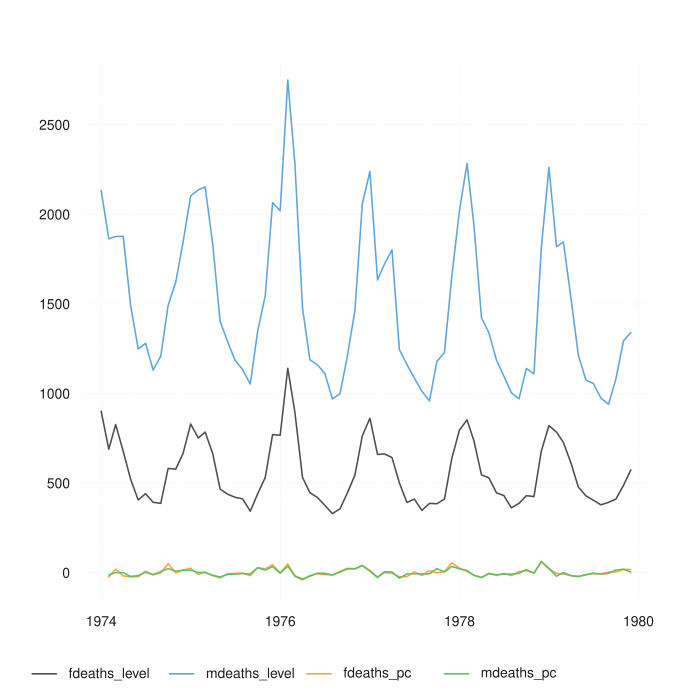

Write the R code that produced this figure.
pkgname <- "tsbox"
source(file.path(R.home("share"), "R", "examples-header.R"))
options(warn = 1)
library('tsbox')

base::assign(".oldSearch", base::search(), pos = 'CheckExEnv')
base::assign(".old_wd", base::getwd(), pos = 'CheckExEnv')
cleanEx()
nameEx("relevant_class")
### * relevant_class

flush(stderr()); flush(stdout())

### Name: relevant_class
### Title: Extract Relevant Class
### Aliases: relevant_class

### ** Examples

relevant_class(AirPassengers)
relevant_class(ts_df(AirPassengers))



cleanEx()
nameEx("ts_")
### * ts_

flush(stderr()); flush(stdout())

### Name: ts_
### Title: Constructing ts-Functions
### Aliases: ts_ load_suggested ts_ ts_ ts_apply

### ** Examples




cleanEx()
nameEx("ts_arithmetic")
### * ts_arithmetic

flush(stderr()); flush(stdout())

### Name: ts_arithmetic
### Title: Arithmetic Operators for ts-boxable objects
### Aliases: ts_arithmetic %ts+% ts_arithmetic %ts-% ts_arithmetic %ts*%
###   ts_arithmetic %ts/%

### ** Examples

head(fdeaths - mdeaths)
head(fdeaths %ts-% mdeaths)
head(ts_df(fdeaths) %ts-% mdeaths)



cleanEx()
nameEx("ts_bind")
### * ts_bind

flush(stderr()); flush(stdout())

### Name: ts_bind
### Title: Bind Time Series
### Aliases: ts_bind ts_bind ts_chain

### ** Examples

ts_bind(ts_span(mdeaths, end = "1975-12-01"), fdeaths)
ts_bind(mdeaths, c(2, 2))
ts_bind(mdeaths, 3, ts_bind(fdeaths, c(99, 2)))
ts_bind(ts_dt(mdeaths), AirPassengers)

# numeric vectors
ts_bind(12, AirPassengers, c(2, 3))

ts_chain(ts_span(mdeaths, end = "1975-12-01"), fdeaths)



cleanEx()
nameEx("ts_boxable")
### * ts_boxable

flush(stderr()); flush(stdout())

### Name: ts_boxable
### Title: Test if an Object is ts-Boxable
### Aliases: ts_boxable

### ** Examples

ts_boxable(AirPassengers)
ts_boxable(lm)



cleanEx()
nameEx("ts_c")
### * ts_c

flush(stderr()); flush(stdout())

### Name: ts_c
### Title: Collect Time Series
### Aliases: ts_c

### ** Examples

head(ts_c(ts_df(EuStockMarkets), AirPassengers))

# labeling
x <- ts_c(
  `International Airline Passengers` = ts_xts(AirPassengers),
  `Deaths from Lung Diseases` = ldeaths
)
head(x)




cleanEx()
nameEx("ts_examples")
### * ts_examples

flush(stderr()); flush(stdout())

### Name: ts_examples
### Title: Principal Components, Dygraphs, Forecasts, Seasonal Adjustment
### Aliases: ts_examples ts_prcomp ts_examples ts_dygraphs ts_examples
###   ts_forecast ts_examples ts_seas

### ** Examples




cleanEx()
nameEx("ts_frequency")
### * ts_frequency

flush(stderr()); flush(stdout())

### Name: ts_frequency
### Title: Change Frequency
### Aliases: ts_frequency

### ** Examples

ts_frequency(cbind(mdeaths, fdeaths), "year", "sum")
ts_frequency(cbind(mdeaths, fdeaths), "year", "sum")
ts_frequency(cbind(mdeaths, fdeaths), "quarter", "last")

ts_frequency(AirPassengers, 4, "sum")
ts_frequency(AirPassengers, 1, "sum")

# Note that incomplete years are omited by default
ts_frequency(EuStockMarkets, "year")
ts_frequency(EuStockMarkets, "year", na.rm = TRUE)




cleanEx()
nameEx("ts_ggplot")
### * ts_ggplot

flush(stderr()); flush(stdout())

### Name: ts_ggplot
### Title: Plot Time Series, Using ggplot2
### Aliases: ts_ggplot ts_ggplot theme_tsbox ts_ggplot colors_tsbox
###   ts_ggplot scale_color_tsbox ts_ggplot scale_fill_tsbox

### ** Examples


## Not run: 
##D library(dataseries)
##D dta <- ds(c("GDP.PBRTT.A.R", "CCI.CCIIR"), "xts")
##D ts_ggplot(ts_scale(ts_span(
##D     ts_c(
##D       `GDP Growth` = ts_pc(dta[, 'GDP.PBRTT.A.R']),
##D       `Consumer Sentiment Index` = dta[, 'CCI.CCIIR']
##D     ),
##D     start = "1995-01-01"
##D   ))) +
##D   ggplot2::ggtitle("GDP and Consumer Sentiment", subtitle = "normalized values") +
##D   theme_tsbox() +
##D   scale_color_tsbox()
## End(Not run)



cleanEx()
nameEx("ts_index")
### * ts_index

flush(stderr()); flush(stdout())

### Name: ts_index
### Title: Indices from Levels or Percentage Rates
### Aliases: ts_index ts_compound ts_index

### ** Examples

head(ts_compound(ts_pc(ts_c(fdeaths, mdeaths))))
head(ts_index(ts_df(ts_c(fdeaths, mdeaths)), "1974-02-01"))



cleanEx()
nameEx("ts_lag")
### * ts_lag

flush(stderr()); flush(stdout())

### Name: ts_lag
### Title: Lag or Lead of Time Series
### Aliases: ts_lag

### ** Examples

head(ts_lag(AirPassengers, "1 month"))
head(ts_lag(AirPassengers, "1 year"))
head(ts_lag(ts_df(AirPassengers), "2 day"))
# head(ts_lag(ts_df(AirPassengers), "2 min")) not yet working



cleanEx()
nameEx("ts_long")
### * ts_long

flush(stderr()); flush(stdout())

### Name: ts_long
### Title: Reshaping Multiple Time Series
### Aliases: ts_long ts_long ts_wide

### ** Examples

df.wide <- ts_wide(ts_df(ts_c(mdeaths, fdeaths)))
head(df.wide)
head(ts_long(df.wide))



cleanEx()
nameEx("ts_na_omit")
### * ts_na_omit

flush(stderr()); flush(stdout())

### Name: ts_na_omit
### Title: Omit NA values
### Aliases: ts_na_omit

### ** Examples

x <- AirPassengers
x[c(2, 4)] <- NA

# A ts object does only know explicit NAs
head(ts_na_omit(x))

# by default, NAs are implicit in data frames
head(ts_df(x))

# make NAs explicit
head(ts_regular(ts_df(x)))

# and implicit again
head(ts_na_omit(ts_regular(ts_df(x))))



cleanEx()
nameEx("ts_pc")
### * ts_pc

flush(stderr()); flush(stdout())

### Name: ts_pc
### Title: First Differences and Percentage Change Rates
### Aliases: ts_pc ts_pc ts_diff ts_pc ts_pcy ts_pc ts_diffy

### ** Examples

head(ts_diff(ts_c(fdeaths, mdeaths)))
head(ts_pc(ts_c(fdeaths, mdeaths)))
head(ts_pcy(ts_c(fdeaths, mdeaths)))
head(ts_diffy(ts_c(fdeaths, mdeaths)))



cleanEx()
nameEx("ts_pick")
### * ts_pick

flush(stderr()); flush(stdout())

### Name: ts_pick
### Title: Pick Series (Experimental)
### Aliases: ts_pick

### ** Examples

# Interactive use

# Programming use
to.be.picked.and.renamed <- c(`My Dax` = "DAX", `My Smi` = "SMI")
head(ts_pick(EuStockMarkets, to.be.picked.and.renamed))



cleanEx()
nameEx("ts_plot")
### * ts_plot

flush(stderr()); flush(stdout())

### Name: ts_plot
### Title: Plot Time Series
### Aliases: ts_plot

### ** Examples




cleanEx()
nameEx("ts_regular")
### * ts_regular

flush(stderr()); flush(stdout())

### Name: ts_regular
### Title: Enforce Regularity
### Aliases: ts_regular

### ** Examples

x0 <- AirPassengers
x0[c(10, 15)] <- NA
x <- ts_na_omit(ts_dts(x0))
ts_regular(x)

m <- mdeaths
m[c(10, 69)] <- NA
f <- fdeaths
f[c(1, 3, 15)] <- NA

ts_regular(ts_na_omit(ts_dts(ts_c(f, m))))



cleanEx()
nameEx("ts_scale")
### * ts_scale

flush(stderr()); flush(stdout())

### Name: ts_scale
### Title: Normalized Time Series
### Aliases: ts_scale

### ** Examples




cleanEx()
nameEx("ts_span")
### * ts_span

flush(stderr()); flush(stdout())

### Name: ts_span
### Title: Limit Time Span
### Aliases: ts_span ts_span ts_start ts_span ts_end

### ** Examples


# use 'anytime' shortcuts
ts_span(mdeaths, start = "1979")       # shortcut for 1979-01-01
ts_span(mdeaths, start = "1979-4")     # shortcut for 1979-04-01
ts_span(mdeaths, start = "197904")     # shortcut for 1979-04-01

# it's fine to use an to date outside of series span
ts_span(mdeaths, end = "2001-01-01")

# use strings to set start or end relative to each other

ts_span(mdeaths, start = "-7 month")   # last 7 months
ts_span(mdeaths, start = -7)           # last 7 periods
ts_span(mdeaths, start = -1)           # last single value
ts_span(mdeaths, end = "1e4 hours")    # first 10000 hours


# Limit span of 'discoveries' to the same span as 'AirPassengers'
ts_span(discoveries, template = AirPassengers)



cleanEx()
nameEx("ts_trend")
### * ts_trend

flush(stderr()); flush(stdout())

### Name: ts_trend
### Title: Loess Trend Estimation
### Aliases: ts_trend

### ** Examples




cleanEx()
nameEx("ts_ts")
### * ts_ts

flush(stderr()); flush(stdout())

### Name: ts_ts
### Title: Convert Everything to Everything
### Aliases: ts_ts ts_data.frame ts_ts ts_df ts_ts ts_data.table ts_ts
###   ts_dt ts_ts ts_tbl ts_ts ts_tibbletime ts_ts ts_timeSeries ts_ts
###   ts_ts ts_tsibble ts_ts ts_tslist ts_ts ts_xts ts_ts ts_zoo

### ** Examples


x.ts <- ts_c(mdeaths, fdeaths)
head(x.ts)
head(ts_df(x.ts))

suppressMessages(library(dplyr))
head(ts_tbl(x.ts))

suppressMessages(library(data.table))
head(ts_dt(x.ts))

suppressMessages(library(xts))
head(ts_xts(x.ts))

# heuristic time conversion
# 1 momth: approx. 1/12 year
head(ts_df(AirPassengers))

# exact time conversion
# 1 trading day: exactly 1/260 year
head(ts_df(EuStockMarkets))

# multiple id
multi.id.df <- rbind(
  within(ts_df(ts_c(fdeaths, mdeaths)), type <- "level"),
  within(ts_pc(ts_df(ts_c(fdeaths, mdeaths))), type <- "pc")
)
head(ts_ts(multi.id.df))
ts_plot(multi.id.df)




### * <FOOTER>
###
cleanEx()
options(digits = 7L)
base::cat("Time elapsed: ", proc.time() - base::get("ptime", pos = 'CheckExEnv'),"\n")
grDevices::dev.off()
###
### Local variables: ***
### mode: outline-minor ***
### outline-regexp: "\\(> \\)?### [*]+" ***
### End: ***
quit('no')
